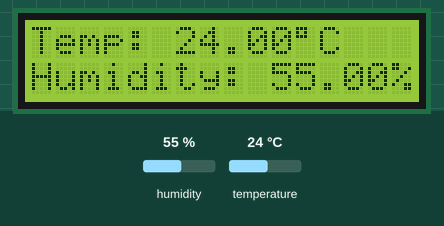
Bench run of a sketch on a simulated Arduino Uno, built with avr-gcc and run on an emulated ATmega328P. Parts: 16×2 character LCD. The inputs (shaded band) are chosen by the test bench; at power-on: humidity 55 %, temperature 24 °C.

Above: at 1.2 s.
1.3 s: humidity set to 22 %
At 3.3 s:
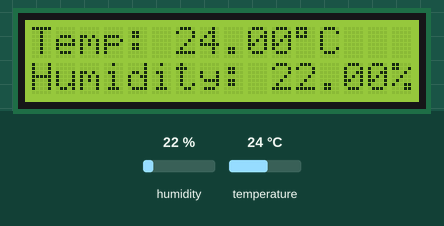
3.6 s: temperature set to 12 °C
At 4.5 s:
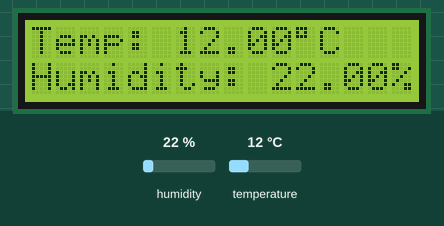
5.7 s: humidity set to 40 %
At 6.9 s:
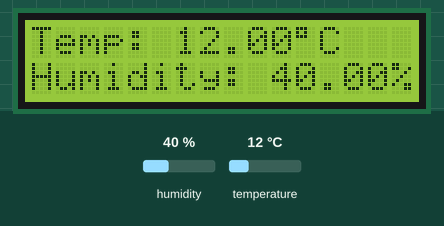
7.7 s: temperature set to 19 °C
At 9.3 s:
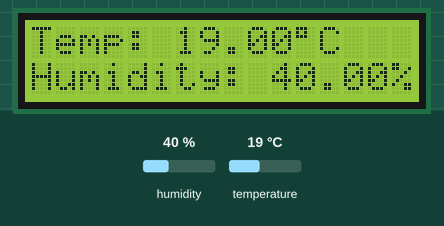
Timing chart, 0 to 10.8 s (numbered marks = the images above; inputs shaded):
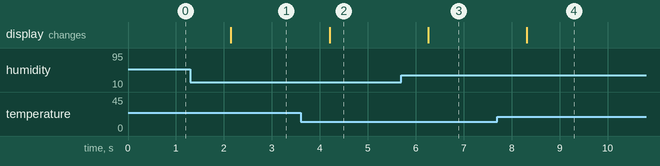

Measured:
- after the input at 1.3 s, the display: changes after 0.85 s (image 1)
- after the input at 3.6 s, the display: changes after 0.60 s (image 2)
- after the input at 5.7 s, the display: changes after 0.56 s (image 3)
- after the input at 7.7 s, the display: changes after 0.61 s (image 4)

The sketch:

DHT11.ino
```cpp
#include <dht.h> 								//Temperature and Humidity Sensor Library (Adafruit Library)
#include <LiquidCrystal.h> 						//LCD Library

LiquidCrystal lcd(12, 11, 5, 4, 3, 2); 			//Initializing LCD Function for RS, E, D4, D5, D6 and D7 Pins

dht DHT; 										//Initializing object for the Sensor

#define DHT11_PIN 7 							//Initializing Signal Pin for the Sensor Module

void setup()
{
  lcd.begin(16, 2);								//LCD Screen Initialization
}

void loop()
{
  int chk = DHT.read11(DHT11_PIN);				//Reading the signals from DHT Module

  lcd.setCursor(0,0); 							//Displaying Temperature on the LCD 0,0 Pane
  lcd.print("Temp: ");
  lcd.print(DHT.temperature);
  lcd.print((char)223);
  lcd.print("C");

  lcd.setCursor(0,1);							//Displaying Humidity on the LCD 0,1 Pane
  lcd.print("Humidity: ");
  lcd.print(DHT.humidity);
  lcd.print("%");

  delay(1000);									//Refreshing the LCD Screen and Displaying Updated Output
}
```
